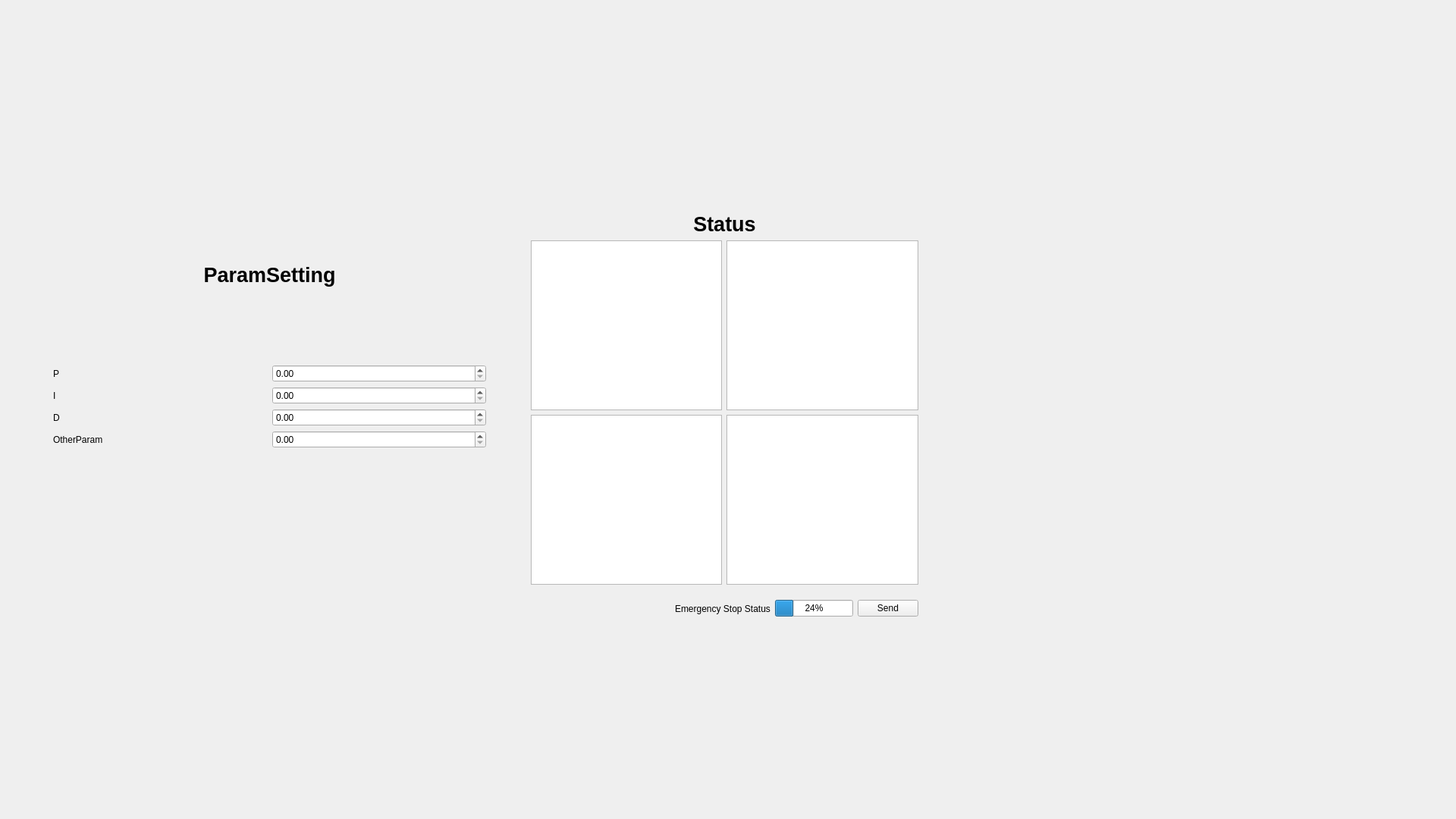
<?xml version="1.0" encoding="UTF-8"?>
<ui version="4.0">
 <class>MainWindow</class>
 <widget class="QMainWindow" name="MainWindow">
  <property name="geometry">
   <rect>
    <x>0</x>
    <y>0</y>
    <width>1920</width>
    <height>1080</height>
   </rect>
  </property>
  <property name="sizePolicy">
   <sizepolicy hsizetype="Preferred" vsizetype="Preferred">
    <horstretch>0</horstretch>
    <verstretch>0</verstretch>
   </sizepolicy>
  </property>
  <property name="minimumSize">
   <size>
    <width>800</width>
    <height>600</height>
   </size>
  </property>
  <property name="maximumSize">
   <size>
    <width>3840</width>
    <height>2160</height>
   </size>
  </property>
  <property name="windowTitle">
   <string>MainWindow</string>
  </property>
  <widget class="QWidget" name="centralwidget">
   <widget class="QWidget" name="">
    <property name="geometry">
     <rect>
      <x>700</x>
      <y>280</y>
      <width>511</width>
      <height>491</height>
     </rect>
    </property>
    <layout class="QGridLayout" name="gridLayout_2">
     <item row="2" column="0">
      <widget class="QGraphicsView" name="graphicsView_2"/>
     </item>
     <item row="1" column="0">
      <widget class="QGraphicsView" name="graphicsView"/>
     </item>
     <item row="1" column="1">
      <widget class="QGraphicsView" name="graphicsView_3"/>
     </item>
     <item row="2" column="1">
      <widget class="QGraphicsView" name="graphicsView_4"/>
     </item>
     <item row="0" column="0" colspan="2">
      <widget class="QLabel" name="label_6">
       <property name="font">
        <font>
         <family>Arial</family>
         <pointsize>20</pointsize>
         <weight>75</weight>
         <bold>true</bold>
        </font>
       </property>
       <property name="text">
        <string>Status</string>
       </property>
       <property name="alignment">
        <set>Qt::AlignCenter</set>
       </property>
      </widget>
     </item>
    </layout>
   </widget>
   <widget class="QWidget" name="">
    <property name="geometry">
     <rect>
      <x>890</x>
      <y>790</y>
      <width>321</width>
      <height>25</height>
     </rect>
    </property>
    <layout class="QHBoxLayout" name="horizontalLayout">
     <item>
      <widget class="QLabel" name="label_7">
       <property name="text">
        <string>Emergency Stop Status</string>
       </property>
      </widget>
     </item>
     <item>
      <widget class="QProgressBar" name="EmergencyStop">
       <property name="value">
        <number>24</number>
       </property>
      </widget>
     </item>
     <item>
      <widget class="QPushButton" name="pushButton">
       <property name="text">
        <string>Send</string>
       </property>
      </widget>
     </item>
    </layout>
   </widget>
   <widget class="QWidget" name="">
    <property name="geometry">
     <rect>
      <x>70</x>
      <y>250</y>
      <width>571</width>
      <height>341</height>
     </rect>
    </property>
    <layout class="QGridLayout" name="gridLayout">
     <item row="3" column="0">
      <widget class="QLabel" name="label_3">
       <property name="text">
        <string>D</string>
       </property>
      </widget>
     </item>
     <item row="2" column="1">
      <widget class="QDoubleSpinBox" name="doubleSpinBox_2"/>
     </item>
     <item row="4" column="1">
      <widget class="QDoubleSpinBox" name="doubleSpinBox_4"/>
     </item>
     <item row="1" column="1">
      <widget class="QDoubleSpinBox" name="doubleSpinBox"/>
     </item>
     <item row="2" column="0">
      <widget class="QLabel" name="label_2">
       <property name="text">
        <string>I</string>
       </property>
      </widget>
     </item>
     <item row="4" column="0">
      <widget class="QLabel" name="label_4">
       <property name="text">
        <string>OtherParam</string>
       </property>
      </widget>
     </item>
     <item row="1" column="0">
      <widget class="QLabel" name="label">
       <property name="text">
        <string>P</string>
       </property>
      </widget>
     </item>
     <item row="3" column="1">
      <widget class="QDoubleSpinBox" name="doubleSpinBox_3"/>
     </item>
     <item row="0" column="0" colspan="2">
      <widget class="QLabel" name="label_5">
       <property name="minimumSize">
        <size>
         <width>174</width>
         <height>31</height>
        </size>
       </property>
       <property name="font">
        <font>
         <family>Arial</family>
         <pointsize>20</pointsize>
         <weight>75</weight>
         <bold>true</bold>
        </font>
       </property>
       <property name="text">
        <string>ParamSetting</string>
       </property>
       <property name="alignment">
        <set>Qt::AlignCenter</set>
       </property>
      </widget>
     </item>
    </layout>
   </widget>
  </widget>
 </widget>
 <resources/>
 <connections/>
</ui>
